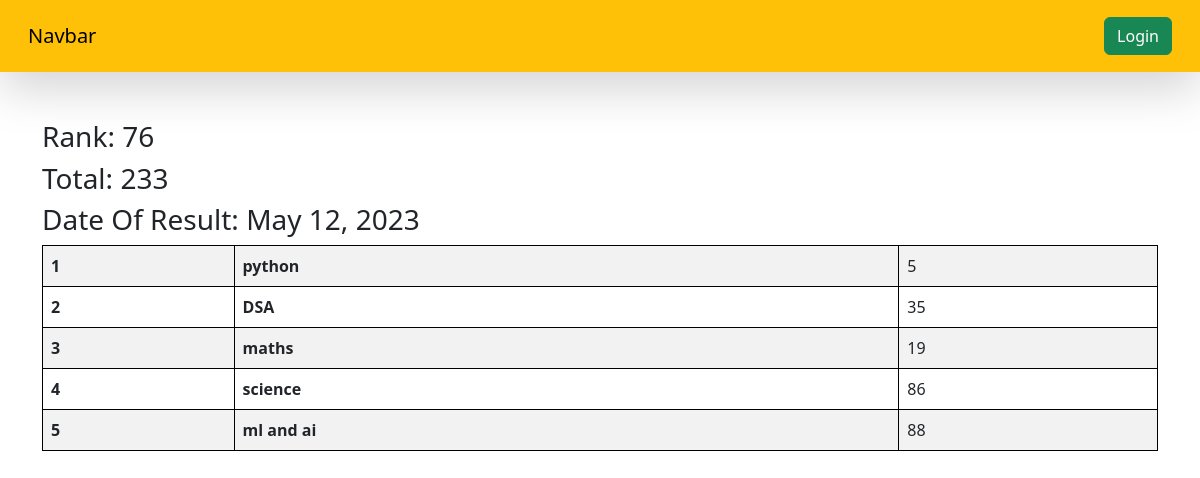
The page /check-the-marks/STD-0903/ on the database its author committed.
### vege/models.py (models this page shows, shortened)
class SubjectMarks(models.Model):
    student = models.ForeignKey(Student,related_name='studentmarks',on_delete=models.CASCADE)
    subject = models.ForeignKey(Subject,on_delete=models.CASCADE)
    marks = models.IntegerField()
    class Meta:
        unique_together = ['student','subject']

class Student(models.Model):
    department = models.ForeignKey(Department ,related_name="depart",on_delete=models.CASCADE)
    student_id = models.OneToOneField(StudentID,related_name="studentid",on_delete=models.CASCADE)
    student_name = models.CharField(max_length=100)
    student_email = models.EmailField(unique=True)
    student_age =models.IntegerField(default=18)
    student_address = models.TextField()
    class Meta:
        ordering = ['student_name']
        verbose_name = 'student'

class ReportCard(models.Model):
    student = models.ForeignKey(Student,related_name='studentreportcard',on_delete=models.CASCADE)
    student_rank = models.IntegerField()
    date_of_report_card_generation = models.DateField(auto_now_add=True)
    class Meta:
        unique_together = ['student_rank','date_of_report_card_generation']

class Subject(models.Model):
    subject_name  = models.CharField(max_length=100)

### vege/views.py (the view)
# urls.py: path('check-the-marks/<student_id>/',see_marks,name='see_marks'),
def see_marks(request,student_id):
    queryset = SubjectMarks.objects.filter(student__student_id__student_id=student_id)
    total_marks= queryset.aggregate(total_marks = Sum('marks'))
    return render(request,'report/see_marks.html',{'queryset':queryset,'total_marks':total_marks})

### vege/templates/report/see_marks.html
{% extends "base.html" %}
{% block content %}
<div class="container mt-5">
    <h3>Rank: {{queryset.first.student.studentreportcard.first.student_rank}}</h3>
    <h3>Total: {{total_marks.total_marks}} </h3>
    <h3>Date Of Result: {{queryset.first.student.studentreportcard.first.date_of_report_card_generation}}</h3>
    <table class="table table-striped">
        <tbody>
            {% for marks in queryset %}
          <tr>
            <th scope="row">{{forloop.counter}}</th>
            <td>
                <b> {{marks.subject.subject_name}} </b>
            </td>
            <td>{{marks.marks}}</td>
          </tr>
          {% endfor %}
        </tbody>
    </table>
</div>
{% endblock %}

### firstapp/templates/base.html (style rules this page uses)
table, th, td { border:1px solid black; }

### rows shown on the page
SubjectMarks: first.student.studentreportcard.first.student_rank "76", first.student.studentreportcard.first.date_of_report_card_generation "May 12, 2023", subject.subject_name "python", marks "5"
SubjectMarks: subject.subject_name "DSA", marks "35"
SubjectMarks: subject.subject_name "maths", marks "19"
SubjectMarks: subject.subject_name "science", marks "86"
SubjectMarks: subject.subject_name "ml and ai", marks "88"

### other values the page prints
{{ total_marks.total_marks }} "233"
